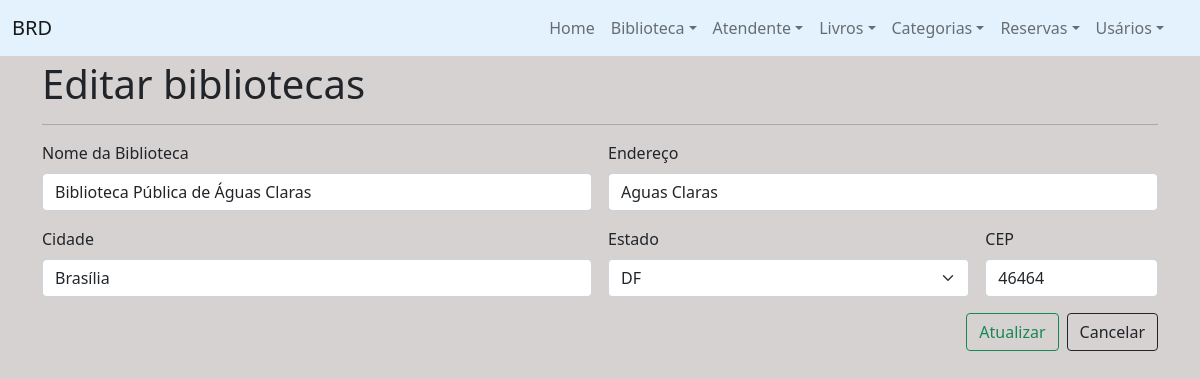
Page /?page=biblioteca-editar&id=1 on the committed database.
### tables this page shows
CREATE TABLE `biblioteca` (
  `id` int(10) NOT NULL,
  `name` varchar(50) NOT NULL,
  `address` varchar(50) NOT NULL,
  `city` varchar(30) NOT NULL,
  `state` varchar(2) NOT NULL,
  `cep` int(8) NOT NULL
);

### pages/biblioteca-editar.php (the view, shortened to what this page needs)
<?php
$id = $_REQUEST['id'];
$sql = "SELECT * FROM biblioteca where id = " . $id;
$result = mysqli_query($conn, $sql, MYSQLI_USE_RESULT);
$row = $result->fetch_array(MYSQLI_ASSOC);
?>
<section class="context">
    <h1>Editar bibliotecas</h1>
    <hr/>
    <form class="row g-3" method="POST" action="?page=biblioteca-salvar">
        <div class="col-md-6">
            <label for="nome" class="form-label">Nome da Biblioteca</label>
            <input type="text" class="form-control" id="nome" name="nome" value="<?php echo $row['name']; ?>">
        </div>
        <div class="col-md-6">
            <label for="endereco" class="form-label">Endereço</label>
            <input type="text" class="form-control" id="endereco" name="endereco" value="<?php echo $row['address']; ?>">
        </div>
        <div class="col-md-6">
            <label for="cidade" class="form-label">Cidade</label>
            <input type="text" class="form-control" id="cidade" name="cidade" value="<?php echo $row['city']; ?>">
        </div>
        <div class="col-md-4">
            <label for="estado" class="form-label">Estado</label>
            <select id="estado" name="estado" class="form-select">
                <option value="DF" <?php if ($row['state'] == "DF") print "selected" ?>>DF</option>
            </select>
        </div>
        <div class="col-md-2">
            <label for="cep" class="form-label">CEP</label>
            <input type="text" class="form-control" id="cep" name="cep" value="<?php echo $row['cep']; ?>">
        </div>
        <div class="d-grid gap-2 d-md-flex justify-content-md-end">
            <button class="btn btn-outline-success" type="submit">Atualizar</button>
            <button class="btn btn-outline-dark" id="reset" data-bs-cancela="cancel" type="button">Cancelar</button>
        </div>
    </form>
</section>

### css/style.css (style rules this page uses)
body { background: #d7d2d2; }

### rows in the picture
biblioteca: nome "Biblioteca Pública de Águas Claras", endereco "Aguas Claras", cidade "Brasília", estado "DF", cep "46464"
